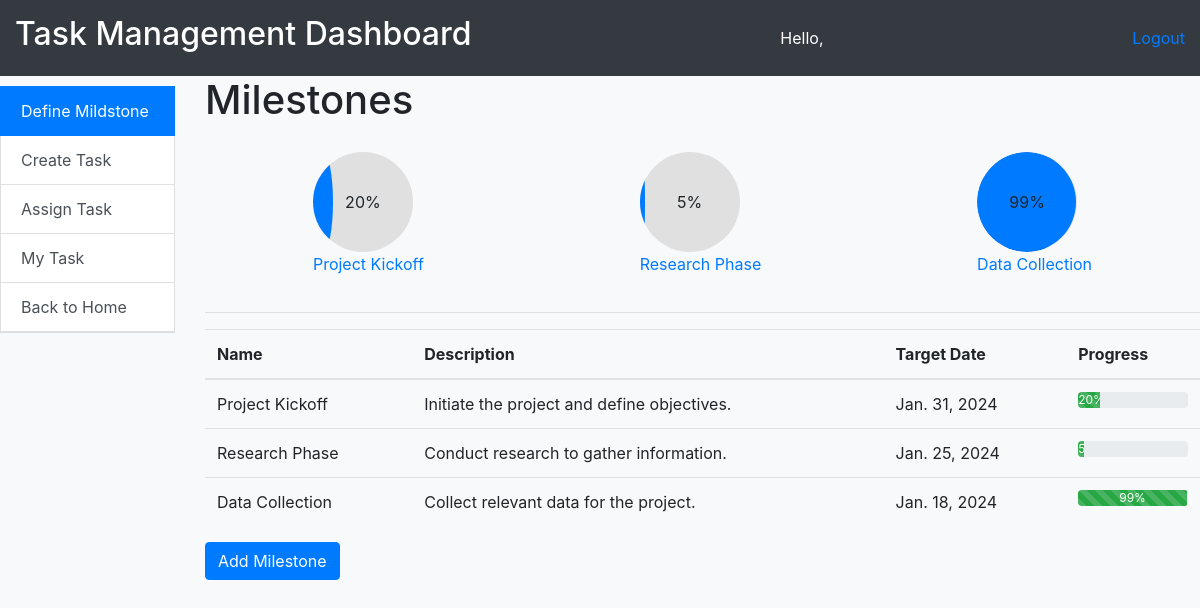
The page /emp_home/task_management/milestone/ on the database its author committed.
### task_mngt/models.py (models this page shows, shortened)
class Milestone(models.Model):
    name = models.CharField(max_length=255)
    description = models.TextField()
    target_date = models.DateField()
    completion_percentage = models.IntegerField(default=0)

### task_mngt/views.py (the view, shortened to what this page needs)
# urls.py: path('milestone/', milestone, name='milestone'),
def milestone(request):
    milestones = Milestone.objects.all()
    form = MilestoneForm()
    return render(request, 'milestone.html', {'milestones': milestones, 'form': form})

### task_mngt/templates/milestone.html (shortened to what this page needs)
{% extends 'task_management.html' %}
{% block content %}
  <h1>Milestones</h1>
  <div class="milestone-container">
    {% for milestone in milestones %}
      <div class="milestone" data-bs-toggle="modal" data-bs-target="#milestoneModal{{ milestone.id }}">
        <div class="progress-circle" data-progress="{{ milestone.completion_percentage }}">
          <div class="progress-bar" role="progressbar" style="width: {{ milestone.completion_percentage }}%;"></div>
          <div class="progress-text">{{ milestone.completion_percentage }}%</div>
        </div>
        <div class="milestone-name">
          <a  class="milestone-details-link" >{{ milestone.name }}</a>
        </div>
      </div>
    {% endfor %}
  </div>
  <hr>
  <table class="table">
    <thead>
      <tr>
        <th>Name</th>
        <th>Description</th>
        <th>Target Date</th>
        <th>Progress</th>
      </tr>
    </thead>
    <tbody>
      {% for milestone in milestones %}
        <tr>
          <td>{{ milestone.name }}</td>
          <td>{{ milestone.description }}</td>
          <td>{{ milestone.target_date }}</td>
          <td>
            <div class="progress">
              <div class="progress-bar bg-success progress-bar-striped progress-bar-animated"
                role="progressbar" style="width: {{ milestone.completion_percentage }}%;"
                aria-valuenow="{{ milestone.completion_percentage }}" aria-valuemin="0" aria-valuemax="100">
                {{ milestone.completion_percentage }}%
              </div>
            </div>
          </td>
        </tr>
      {% endfor %}
    </tbody>
  </table>
  <button type="button" class="btn btn-primary" data-bs-toggle="modal" data-bs-target="#addMilestoneModal">
    Add Milestone
  </button>
{% endblock %}

### task_mngt/templates/task_management.html (style rules this page uses)
body { background-color: #f8f9fa; margin: 0; }

### task_mngt/templates/milestone.html (style rules this page uses)
.milestone-container { display: flex; justify-content: space-around; flex-wrap: wrap; }
.milestone { text-align: center; margin: 20px; }
.progress-circle { width: 100px; height: 100px; background-color: #e0e0e0; border-radius: 50%; position: relative; overflow: hidden; }
.progress-circle:before { content: ""; display: block; padding-top: 100%; }
.progress-text { position: absolute; top: 50%; left: 50%; transform: translate(-50%, -50%); font-size: 16px; }
.progress-circle .progress-bar { position: absolute; top: 0; left: 0; border-radius: 50%; height: 100%; background-color: #007bff; }

### rows shown on the page
Milestone: completion_percentage "20", name "Project Kickoff", description "Initiate the project and define objectives.", target_date "Jan. 31, 2024"
Milestone: completion_percentage "5", name "Research Phase", description "Conduct research to gather information.", target_date "Jan. 25, 2024"
Milestone: completion_percentage "99", name "Data Collection", description "Collect relevant data for the project.", target_date "Jan. 18, 2024"
